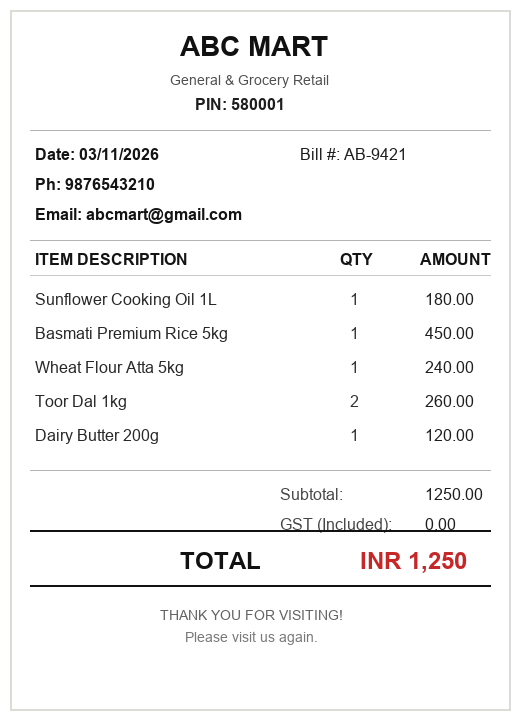
#> input picture sample_data/abc_mart_receipt.png, 520 x 720 px
$ python -i preprocess.py   (imports and definitions only)   (older library calls are emulated)
#> lines starting #> are read from the running program, lines starting #| are printed output that depends on the picture; after the words box and inside, x2 and y2 are one past the last pixel; in counts of white or black regions, pixels touching at a corner belong together
### config/settings.py
"""Global application configuration, environment settings, and directory definitions for PixelMind.

Supports dual operating modes:
- Cloud Mode (Vercel Serverless): Gemini 2.5 Flash, Supabase Storage, Hosted DB (Postgres/MySQL)
- Local Mode (Desktop/Server): YOLOv8n, OpenCLIP ViT-B-32, Local Storage, SQLite/MySQL
"""

from __future__ import annotations

import json
import logging
import os
from pathlib import Path
import tempfile
from typing import Any, Dict
from dotenv import load_dotenv

# Load environment variables from .env
load_dotenv()

# Detect environment
IS_VERCEL = bool(os.getenv("VERCEL"))
AI_MODE = os.getenv("AI_MODE", "cloud" if IS_VERCEL else "local").strip().lower()

# Directory structure
BASE_DIR = Path(__file__).resolve().parent.parent
CONFIG_DIR = BASE_DIR / "config"
PUBLIC_DIR = BASE_DIR / "public"

# Writable directory configuration: /tmp for serverless, local directories for workstation
if IS_VERCEL:
    TMP_ROOT = Path("/tmp")
else:
    TMP_ROOT = Path(tempfile.gettempdir())

if IS_VERCEL or AI_MODE == "cloud":
    DATA_DIR = TMP_ROOT / "pixelmind_data"
    UPLOAD_DIR = TMP_ROOT / "pixelmind_uploads"
    ANNOTATED_DIR = TMP_ROOT / "pixelmind_annotated"
else:
    DATA_DIR = BASE_DIR / "data"
    UPLOAD_DIR = BASE_DIR / "uploads"
    ANNOTATED_DIR = DATA_DIR / "annotated"

SAMPLE_DATA_DIR = BASE_DIR / "sample_data"

# Ensure directories exist where permitted
try:
    for directory in [DATA_DIR, UPLOAD_DIR, ANNOTATED_DIR]:
        directory.mkdir(parents=True, exist_ok=True)
#> further down, picture is the input picture: shape (720, 520, 3); mean B, G, R 245.4, 245.5, 245.8
except Exception:
    pass

# Database Configuration
# Supports Supabase / Neon PostgreSQL (psycopg), MySQL (pymysql / mysql-connector), and SQLite
DB_URL = os.getenv("DB_URL") or os.getenv("DATABASE_URL")
DEFAULT_SQLITE_URL = f"sqlite:///{(DATA_DIR / 'pixelmind.db').as_posix()}"

# Cloud AI Configuration (Google Gemini)
GEMINI_API_KEY = os.getenv("GEMINI_API_KEY", "")
GEMINI_MODEL = os.getenv("GEMINI_MODEL", "gemini-2.5-flash")
GEMINI_EMBED_MODEL = os.getenv("GEMINI_EMBED_MODEL", "text-embedding-004")

# Supabase Storage Configuration (Cloud Storage)
STORAGE_BACKEND = os.getenv("STORAGE_BACKEND", "supabase" if (IS_VERCEL or AI_MODE == "cloud") else "local").lower()
SUPABASE_URL = os.getenv("SUPABASE_URL", "").rstrip("/")
SUPABASE_SERVICE_KEY = os.getenv("SUPABASE_SERVICE_KEY", "")
SUPABASE_BUCKET = os.getenv("SUPABASE_BUCKET", "pixelmind-images")

# Local AI Configuration (YOLO & CLIP)
YOLO_MODEL_NAME = os.getenv("YOLO_MODEL_NAME", "yolov8n.pt")
CLIP_MODEL_NAME = os.getenv("CLIP_MODEL_NAME", "ViT-B-32")
CLIP_PRETRAINED = os.getenv("CLIP_PRETRAINED", "openai")
CONFIDENCE_THRESHOLD = float(os.getenv("CONFIDENCE_THRESHOLD", "0.25"))

# Ingestion constraints: 4 MB limit in cloud mode (under Vercel 4.5 MB request ceiling)
if IS_VERCEL or AI_MODE == "cloud":
    MAX_FILE_SIZE_BYTES = 4 * 1024 * 1024  # 4 MB
else:
    MAX_FILE_SIZE_BYTES = 15 * 1024 * 1024  # 15 MB

ALLOWED_EXTENSIONS = {".jpg", ".jpeg", ".png", ".webp"}

# Logging setup (StreamHandler for all; FileHandler only if local disk is writable)
handlers: list[logging.Handler] = [logging.StreamHandler()]
if not IS_VERCEL and AI_MODE != "cloud":
    try:
        log_file = DATA_DIR / "pixelmind.log"
        handlers.append(logging.FileHandler(log_file, encoding="utf-8"))
    except Exception:
        pass

logging.basicConfig(
    level=logging.INFO,
    format="[%(asctime)s] [%(levelname)s] [pixelmind]: %(message)s",
    datefmt="%Y-%m-%d %H:%M:%S",
    handlers=handlers,
)
logger = logging.getLogger("pixelmind")


# [30 lines left out: functions load_categories_config, load_scenes_config, not called in this run]

### core/preprocess.py
"""Image validation, hashing, deskewing, denoising, and contrast enhancement.

Implements the computer vision preprocessing stage of the SnapBase automation pipeline.
Supports modular transformations:
- resize
- crop
- grayscale
- denoise
- Gaussian blur
- sharpen
- thresholding (Otsu, adaptive)
- contrast enhancement (CLAHE)
- rotation / orientation correction
- perspective correction (document quad warp)
"""

from __future__ import annotations

import hashlib
import io
from pathlib import Path
from typing import Any, Dict, List, Optional, Tuple

import cv2
import numpy as np
from PIL import ExifTags, Image

from config.settings import (
    ALLOWED_EXTENSIONS,
    MAX_IMAGE_SIZE_BYTES,
    logger,
)
from core.exceptions import PreprocessError, ValidationError


def compute_image_hash(image_bytes: bytes) -> str:
    """Compute the SHA-256 cryptographic hash of image bytes."""
    return hashlib.sha256(image_bytes).hexdigest()


# [121 lines left out: functions validate_image_bytes, check_blurriness, correct_exif_orientation, resize_image, auto_deskew, enhance_contrast and 2 more, not called in this run]


def apply_perspective_correction(image: np.ndarray) -> np.ndarray:
    """Detect prominent quadrilateral document boundary and apply 4-point perspective warp."""
    orig = image.copy()
    gray = cv2.cvtColor(image, cv2.COLOR_BGR2GRAY) if len(image.shape) == 3 else image
    blurred = cv2.GaussianBlur(gray, (5, 5), 0)
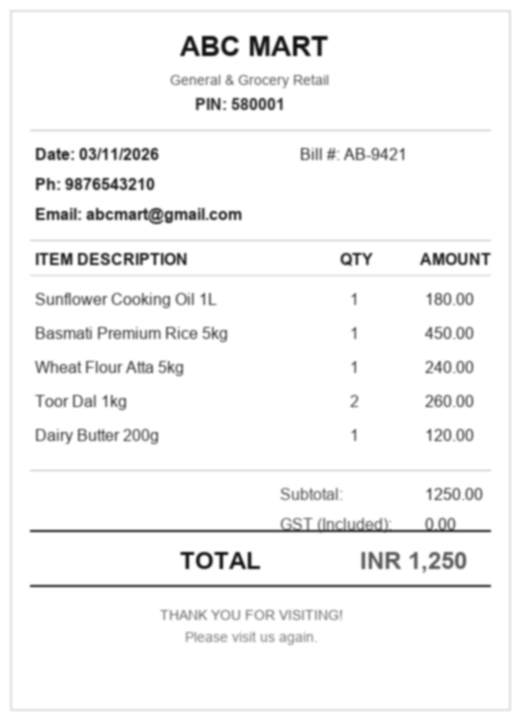
#> blurred: shape (720, 520); min 17, max 255, mean 245.6
    edged = cv2.Canny(blurred, 75, 200)
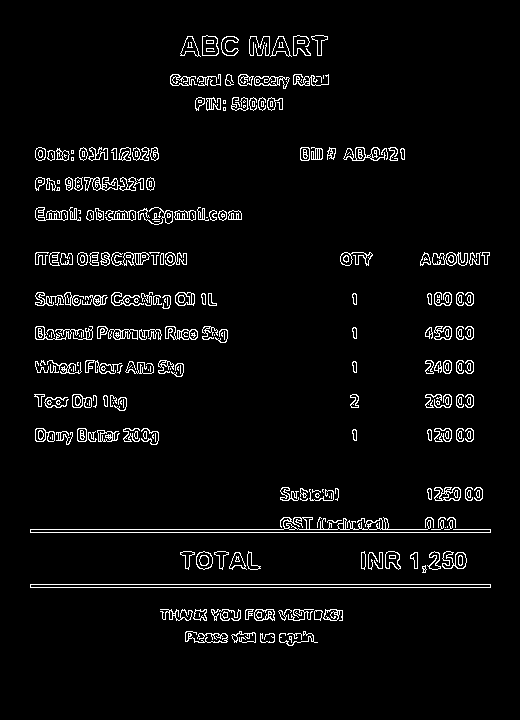
#> edged: shape (720, 520); 4.2% white in thin lines or dots, all inside (x1, y1, x2, y2) = (30, 35, 491, 646)

    contours, _ = cv2.findContours(edged, cv2.RETR_LIST, cv2.CHAIN_APPROX_SIMPLE)
#> contours = 637 contours, 341 with area under 20; largest, box (x1, y1, x2, y2) and area: (30, 584, 491, 588) 1380, (30, 584, 491, 588) 1378, (30, 517, 491, 533) 531, (432, 252, 468, 266) 298, (84, 177, 144, 191) 288
    contours = sorted(contours, key=cv2.contourArea, reverse=True)[:5]
#> contours = 5 contours; box (x1, y1, x2, y2) and area: (30, 584, 491, 588) 1380, (30, 584, 491, 588) 1378, (30, 517, 491, 533) 531, (432, 252, 468, 266) 298, (84, 177, 144, 191) 288

    doc_cnt = None
    for c in contours:
        peri = cv2.arcLength(c, True)
        approx = cv2.approxPolyDP(c, 0.02 * peri, True)
        if len(approx) == 4:
            doc_cnt = approx
            break
#> this loop made 5 passes
#> (peri, approx) on passes 2 to 3: (923.7, [[30, 585], [490, 586]]), (2129, [[490, 529], [30, 532]])
#> peri on passes 4 to 5: 157.2, 392.1

    if doc_cnt is None:
        return image

    pts = doc_cnt.reshape(4, 2).astype("float32")
    # Order points: top-left, top-right, bottom-right, bottom-left
    rect = np.zeros((4, 2), dtype="float32")
    s = pts.sum(axis=1)
    rect[0] = pts[np.argmin(s)]
    rect[2] = pts[np.argmax(s)]

    diff = np.diff(pts, axis=1)
    rect[1] = pts[np.argmin(diff)]
    rect[3] = pts[np.argmax(diff)]

    (tl, tr, br, bl) = rect
    widthA = np.sqrt(((br[0] - bl[0]) ** 2) + ((br[1] - bl[1]) ** 2))
    widthB = np.sqrt(((tr[0] - tl[0]) ** 2) + ((tr[1] - tl[1]) ** 2))
    maxWidth = max(int(widthA), int(widthB))

    heightA = np.sqrt(((tr[0] - br[0]) ** 2) + ((tr[1] - br[1]) ** 2))
    heightB = np.sqrt(((tl[0] - bl[0]) ** 2) + ((tl[1] - bl[1]) ** 2))
    maxHeight = max(int(heightA), int(heightB))

    if maxWidth < 100 or maxHeight < 100:
        return image

    dst = np.array(
        [[0, 0], [maxWidth - 1, 0], [maxWidth - 1, maxHeight - 1], [0, maxHeight - 1]],
        dtype="float32",
    )
    M = cv2.getPerspectiveTransform(rect, dst)
    return cv2.warpPerspective(orig, M, (maxWidth, maxHeight))


# [108 lines left out: functions apply_custom_enhancements, preprocess_image, not called in this run]

>>> import cv2
>>> picture = cv2.imread('../sample_data/abc_mart_receipt.png')
>>> result = apply_perspective_correction(picture)
